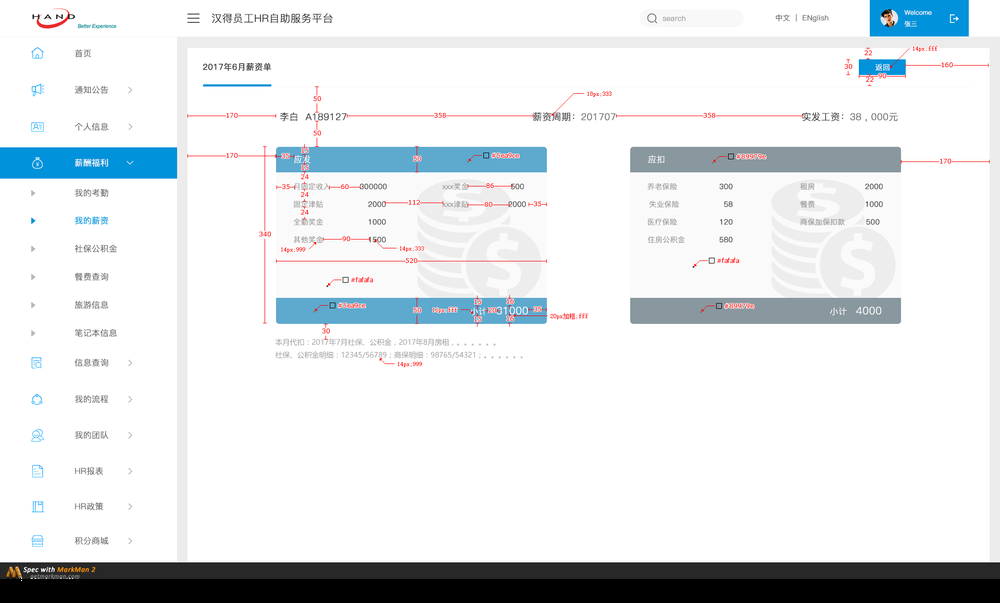
#> input picture test2.png, 1000 x 603 px, shrunk from 1920 x 1158 before the run
$ python baseopera.py
#> lines starting #> are read from the running program, lines starting #| are printed output that depends on the picture
import cv2
import numpy as np
from matplotlib import pyplot as plt
img = cv2.imread('../test2.png')
#> img is the input picture: shape (603, 1000, 3); mean B, G, R 231.4, 229.3, 226
# [36 lines of commented-out code are left out]
img[:,:,1]=0
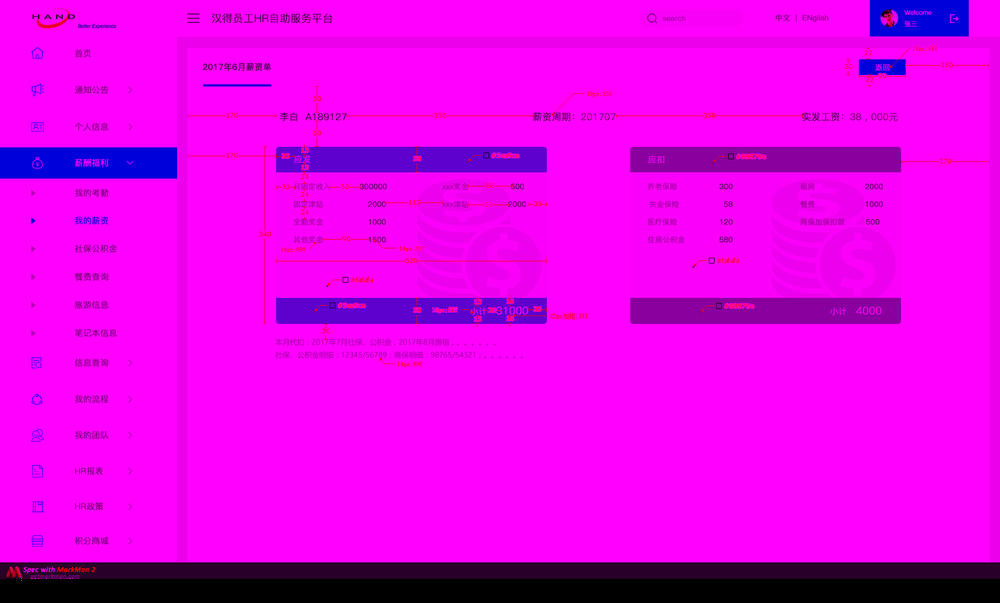
#> img: shape (603, 1000, 3); mean B, G, R 231.4, 0, 226
img[:,:,2]=0
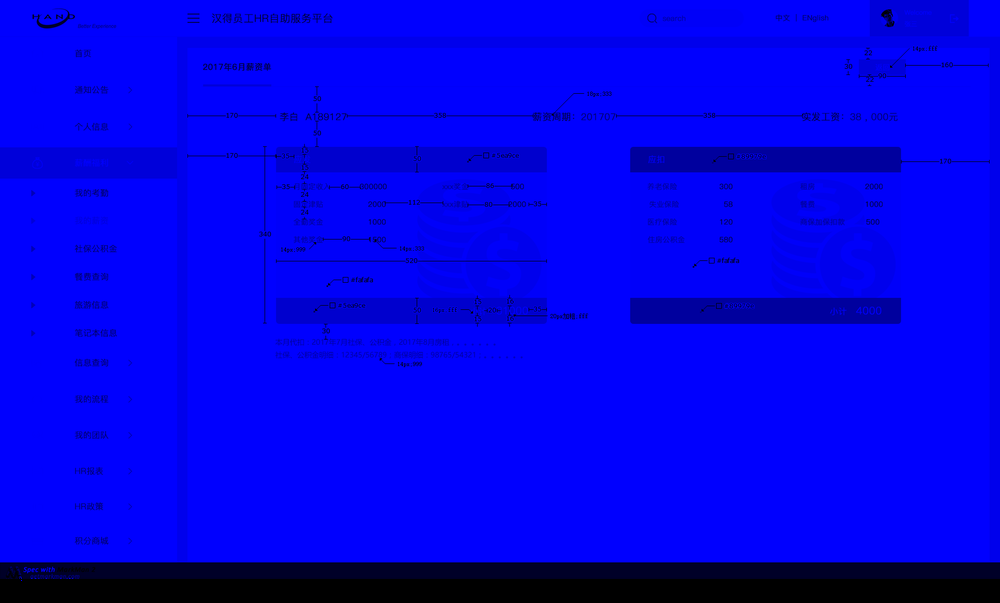
#> img: shape (603, 1000, 3); mean B, G, R 231.4, 0, 0
cv2.imshow('img',img)
cv2.waitKey(0)
cv2.destroyAllWindows()
